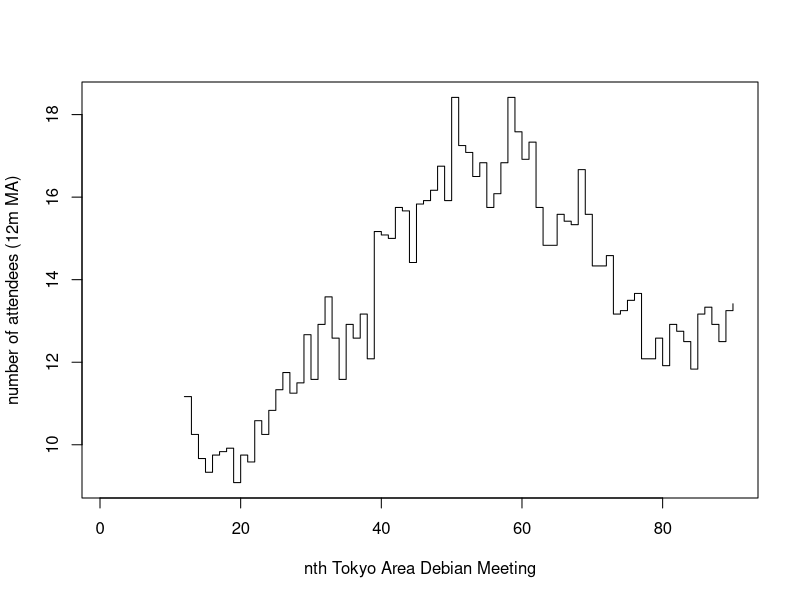
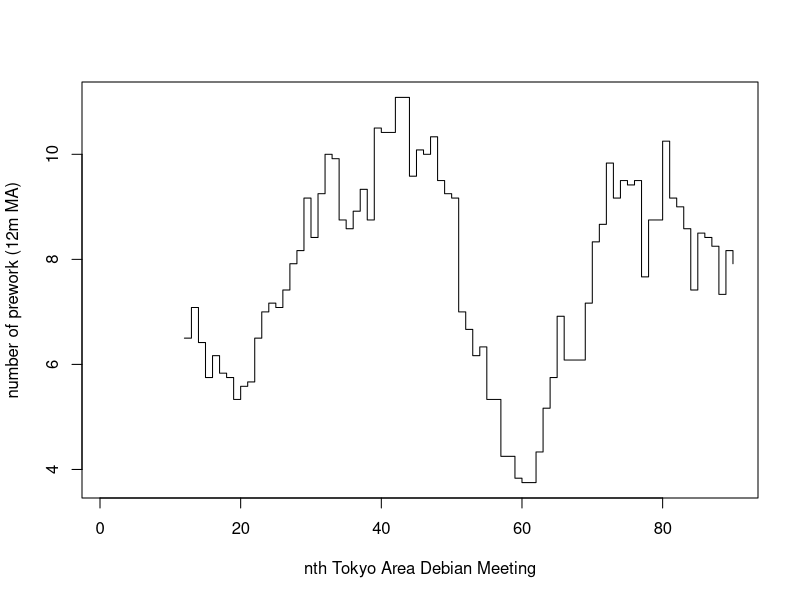

Generate these figures, in order, with R:
#!/usr/bin/Rscript
# Script to generate graphs for Tokyo, using csv exported by Sqlite job.

attend <- read.csv("attend.csv")
postscript('attend.eps')
plot(filter(attend$attend, rep(1/12,12), sides=1), type='s', xlab='nth Tokyo Area Debian Meeting', ylab='number of attendees (12m MA)')
dev.off()
postscript('prework.eps')
plot(filter(attend$prew, rep(1/12,12), sides=1), type='s', xlab='nth Tokyo Area Debian Meeting', ylab='number of prework (12m MA)')
dev.off()


